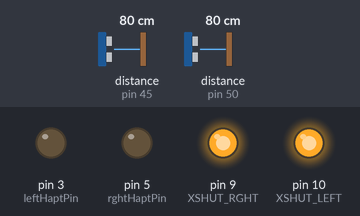
The sketch below on a simulated Arduino Uno, built with avr-gcc and run on an emulated ATmega328P. Shown: output pins drawn as LEDs (lit = HIGH). Dashed ring = blinking. Inputs (shaded band) come from the test bench; at power-on: distance to the obstacle (sensors on pin 45, pin 50) 80 cm. What the sketch prints to the serial monitor is not drawn.

Above: at 1.4 s.
1.5 s: distance to the obstacle (sensor on pin 45) set to 2 cm
At 1.98 s:
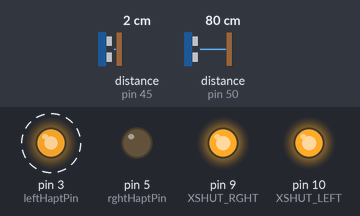
4.5 s: distance to the obstacle (sensor on pin 50) set to 2 cm
At 5.28 s:
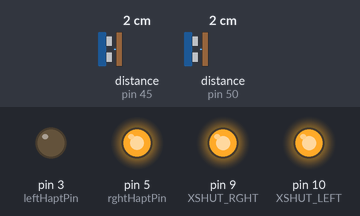
7.5 s: distance to the obstacle (sensor on pin 45) set to 250 cm
At 8.48 s:
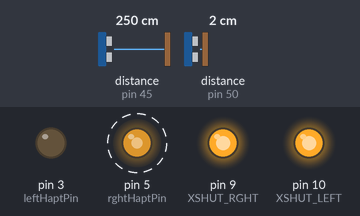
10.5 s: distance to the obstacle (sensor on pin 50) set to 250 cm
Timing chart, 0 to 14.5 s (numbered marks = the images above; inputs shaded):
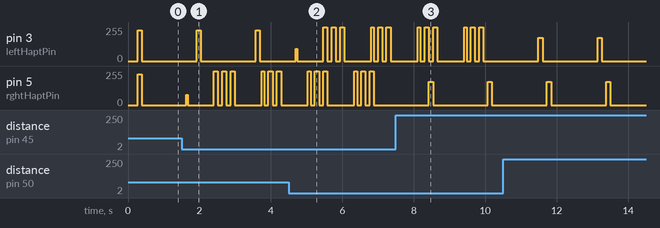

Measured:
- by itself, pin 3 (leftHaptPin), pin 5 (rghtHaptPin): alternates 176/255 for 0.12 s and 0/255 for 1.5 s

The sketch:

DoubleSensorHaptic.ino
```cpp
#include <VL53L1X.h> //Library from: https://github.com/pololu/vl53l1x-arduino
#include <Wire.h>   //Standard arduino library

VL53L1X SEN_LEFT; //Create an object for left sensor
VL53L1X SEN_RGHT; //Create an object for right sensor

int readFreq = 50; // Used to determine how frequently readings are taken from the sensors in ms, cannot be less than the timing budget
int startRead = millis(); //Used for timing loop

//Velocity estimates
long newLeftTime = 0;
long prevLeftTime = 0;
long deltLeftTime = 0;
long newRghtTime = 0;
long prevRghtTime = 0;
long deltRghtTime = 0;

float newLeftDist = 0;
float prevLeftDist = 0;
float deltLeftDist = 0;
float leftVelEst = 0;

float newRghtDist = 0;
float prevRghtDist = 0;
float deltRghtDist = 0;
float rghtVelEst = 0;
//----------------------//

//Variables for left hazard haptics
int leftHazardSeverity = 0;
const int leftHaptPin = 3;
int leftHaptState = 0; //Will either be 0 or a val between 0-255
int leftHaptSet = 0; //Sets the analogOut value
int leftMaxHapt = 0;
int leftHaptCount = 0;
unsigned long prevLeftHaptMillis = 0;
long leftInteval = 0;
long leftDwell = 0;
long leftHaptStart = 0;

//Variables for right hazard haptics
int rghtHazardSeverity = 0;
const int rghtHaptPin = 5;
int rghtHaptState = 0; //Will either be 0 or a val between 0-255
int rghtHaptSet = 0; //Sets the analogOut value
int rghtMaxHapt = 0;
int rghtHaptCount = 0;
unsigned long prevRghtHaptMillis = 0;
long rghtInteval = 0;
long rghtDwell = 0;
long rghtHaptStart = 0;

#define XSHUT_LEFT 10
#define XSHUT_RGHT 9

void setup() {

    Serial.begin(115200);

    Wire.begin(); //initialise I2C
    Wire.setClock(400000); // Set I2C to 400kHz

    //Set the pin mode to output
    pinMode(XSHUT_LEFT, OUTPUT);
    pinMode(XSHUT_RGHT, OUTPUT);

    //Disable all sensors
    digitalWrite(XSHUT_LEFT, LOW);
    digitalWrite(XSHUT_RGHT, LOW);

      //------------------------------------------------//
     //        Configuration for left sensor           //
    //------------------------------------------------//

    delay(50);
    digitalWrite(XSHUT_LEFT, HIGH); //Enable left sensor
    delay(50);

    SEN_LEFT.setTimeout(500); //Time in ms that the sensor will abort the read process if it does not return a result, 0 disables the timeout

    if (!SEN_LEFT.init())
    {
        Serial.println("Left sensor hasn't initialised, is it connected?");
        //If sensor hasn't initialised, print warning message
        //In future this could provoke a fault code via haptics
    }
    else
    {
        SEN_LEFT.setAddress(50); //Set the I2C address for left sensor
        SEN_LEFT.setDistanceMode(VL53L1X::Long); //Configures the maximum range, arguments are: short, medium, long
        SEN_LEFT.setMeasurementTimingBudget(50000); //Configures the maximum allowed time (uS) to make a single distance measurement, longer times = higher accuracy
        SEN_LEFT.startContinuous(50); //Sets the sensor to read continuously
    }

      //-------------------------------------------------//
     //        Configuration for right sensor           //
    //-------------------------------------------------//

    delay(50);
    digitalWrite(XSHUT_RGHT, HIGH);
    delay(50);

    SEN_RGHT.setTimeout(500);

    if (!SEN_RGHT.init())
    {
        Serial.println("Right sensor hasn't initialised, is it connected?");
   }
    else
    {
        SEN_RGHT.setAddress(45);
        SEN_RGHT.setDistanceMode(VL53L1X::Long);
        SEN_RGHT.setMeasurementTimingBudget(50000);
        SEN_RGHT.startContinuous(50);
    }
}

void loop()
{
    leftHaptics();
    rghtHaptics();
    if((millis()- startRead) > readFreq)
    {
      VelEstFunc();
      startRead = millis();
    }
    leftHazardClassification();
    rghtHazardClassification();
}//End of 'loop'

void VelEstFunc ()
{
    //Left Sensor Read

    newLeftDist = SEN_LEFT.read();

    newLeftTime = millis();
    deltLeftTime = (newLeftTime-prevLeftTime);


    deltLeftDist = (prevLeftDist - newLeftDist);

    leftVelEst=(deltLeftDist/deltLeftTime);

    //Serial.print(leftVelEst);
    prevLeftDist = newLeftDist;
    prevLeftTime = newLeftTime;
    //Serial.print(",");
    //Right Sensor Read

    newRghtDist = SEN_RGHT.read();

    newRghtTime = millis();
    deltRghtTime = (newRghtTime-prevRghtTime);

    deltRghtDist = (prevRghtDist - newRghtDist);

    rghtVelEst=(deltRghtDist/deltRghtTime);

    //Serial.print(rghtVelEst);
    prevRghtDist = newRghtDist;
    prevRghtTime = newRghtTime;
    //Serial.println("");

    startRead = millis();
}

void leftHaptics ()
{
    leftHaptStart = millis();
    leftHaptSet = map(newLeftDist, 4000, 0, 130, 255);
    Serial.print(newLeftDist);
    Serial.print(" - ");
    Serial.print(leftHaptSet);
    Serial.print(" -- ");
    switch(leftHazardSeverity)
    {
        case 0:
            //leftHaptSet= 0;
            leftMaxHapt = 0;
            leftInteval = 0;
            leftDwell = 0;
            break;
        case 1:
            //leftHaptSet= 175;
            leftMaxHapt = 1;
            leftInteval = 75;
            leftDwell = 1500;
            break;
        case 2:
            //leftHaptSet= 175;
            leftMaxHapt = 2;
            leftInteval = 75;
            leftDwell = 1000;
            break;
        case 3:
            //leftHaptSet= 175;
            leftMaxHapt = 3;
            leftInteval = 75;
            leftDwell = 750;
            break;
        case 4:
            //leftHaptSet= 200;
            leftMaxHapt = 5;
            leftInteval = 5;
            leftDwell = 500;
            break;
        default:
            break;
    }


    if (leftHaptStart - prevLeftHaptMillis >= leftInteval && leftHaptCount < leftMaxHapt)
    {
        prevLeftHaptMillis = leftHaptStart;
        if (leftHaptState == 0)
        {
            leftHaptState = leftHaptSet;
            //leftHaptState = HIGH;
        }
        else
        {
            leftHaptState = 0;
            //leftHaptState = LOW;
            leftHaptCount++;
        }
    analogWrite(leftHaptPin, leftHaptState);
    }

    if(leftHaptStart - prevLeftHaptMillis >= leftDwell)
    {
        leftHaptCount = 0;
    }
}

void rghtHaptics ()
{
    rghtHaptStart = millis();
    rghtHaptSet = map(newRghtDist, 4000, 0, 130, 255);
    Serial.print(newRghtDist);
    Serial.print(" - ");
    Serial.print(rghtHaptSet);
    Serial.println("");
    switch(rghtHazardSeverity)
    {
        case 0:
            //rghtHaptSet= 0;
            rghtMaxHapt = 0;
            rghtInteval = 0;
            leftDwell = 0;
            break;
        case 1:
            //rghtHaptSet= 175;
            rghtMaxHapt = 1;
            rghtInteval = 75;
            rghtDwell = 1500;
            break;
        case 2:
           // rghtHaptSet= 175;
            rghtMaxHapt = 2;
            rghtInteval = 75;
            rghtDwell = 1000;
            break;
        case 3:
           // rghtHaptSet= 175;
            rghtMaxHapt = 3;
            rghtInteval = 75;
            rghtDwell = 750;
            break;
        case 4:
           // rghtHaptSet= 200;
            rghtMaxHapt = 5;
            rghtInteval = 5;
            rghtDwell = 500;
            break;
        default:
            break;
    }


    if (rghtHaptStart - prevRghtHaptMillis >= rghtInteval && rghtHaptCount < rghtMaxHapt)
    {
        prevRghtHaptMillis = rghtHaptStart;
        if (rghtHaptState == 0)
        {
            rghtHaptState = rghtHaptSet;
            //leftHaptState = HIGH;
        }
        else
        {
            rghtHaptState = 0;
            //rghtHaptState = LOW;
            rghtHaptCount++;
        }
    analogWrite(rghtHaptPin, rghtHaptState);
    }

    if(rghtHaptStart - prevRghtHaptMillis >= rghtDwell)
    {
        rghtHaptCount = 0;
    }
}

void leftHazardClassification ()
{
    if (leftVelEst > 0.7)
    {
        //Serial.print(" - WARNING! Collision possible, move!");
        leftHazardSeverity = 4;
    }
    else
    {
        if (newLeftDist > 600)
        {
            leftHazardSeverity = 1;
        }
        if (newLeftDist < 600)
        {
            leftHazardSeverity = 2;
        }
        if (newLeftDist <  300)
        {
            leftHazardSeverity = 3;
        }
    }
}

void rghtHazardClassification ()
{
    if (rghtVelEst > 0.7)
    {
        //Serial.print(" - WARNING! Collision possible, move!");
        rghtHazardSeverity = 4;
    }
    else
    {
        if (newRghtDist > 600)
        {
            rghtHazardSeverity = 1;
        }
        if (newRghtDist < 600)
        {
            rghtHazardSeverity = 2;
        }
        if (newRghtDist < 300)
        {
            rghtHazardSeverity = 3;
        }
    }
}
```
